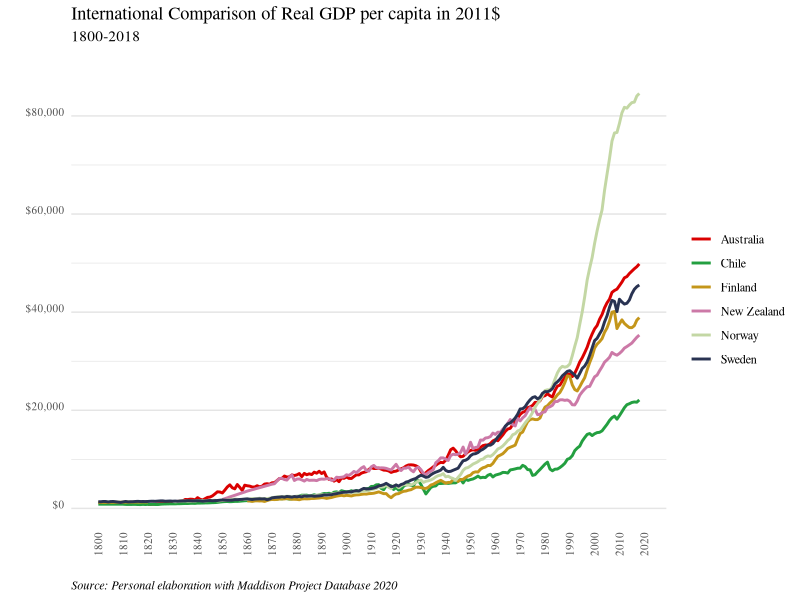
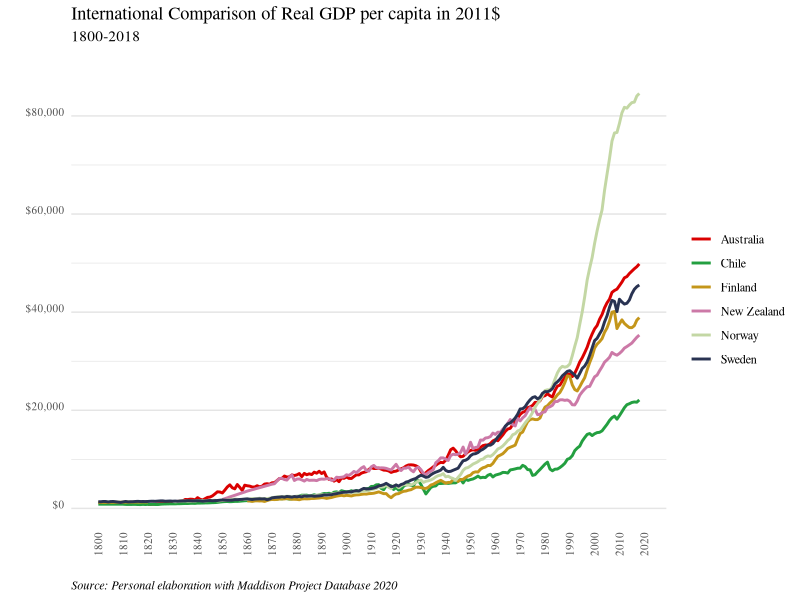
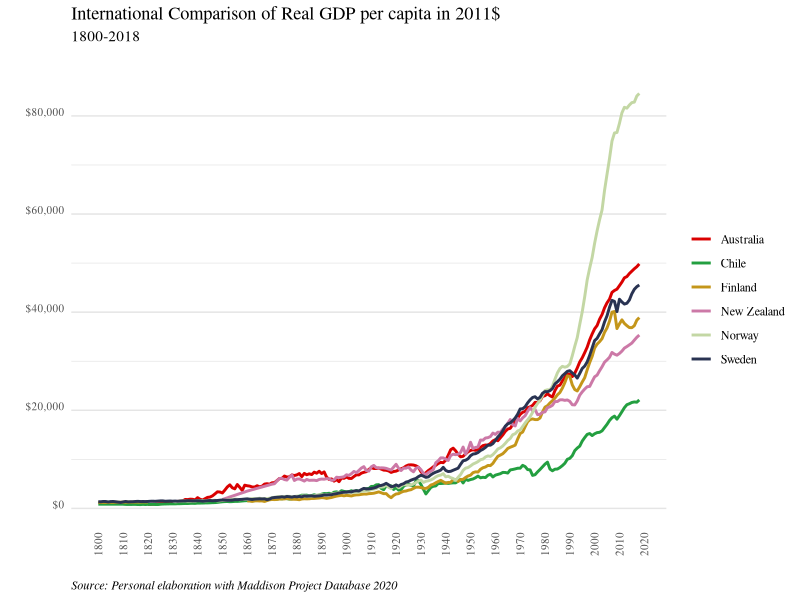

Write the R code that produced these figures, in order. (Note: this script raises an error after producing the figures.)
## ---- chunk 1
library(readxl)
library(ggplot2)
library(Cairo)
library(scales)
library(ggthemes)
library(dplyr)

## ---- chunk 2
mpd2020 <- as.data.frame(read_excel("mpd2020.xlsx", sheet = "Full data"))

## ---- chunk 3
unique(mpd2020[c("countrycode", "country")])

## ---- chunk 4
  mpd2020 %>% 
  filter(countrycode == "CHL") %>%
  summary()
## ---- chunk 5
df_graf1 <- mpd2020 %>%
  filter(countrycode %in% c("CHL", "NOR", "SWE", "FIN", "NZL", "AUS"),
         year>=1800)
## ---- chunk 6
my_palette = c("#DA0000", "#239f40", "#C4961A", "#CC79A7", "#C3D7A4", "#293352")

g1 <- ggplot(data = df_graf1, aes(year, gdppc, color=country)) +
  geom_line(size = 1) +
  labs(title = "International Comparison of Real GDP per capita in 2011$",
       subtitle = "1800-2018",
       caption = "Source: Personal elaboration with Maddison Project Database 2020",
       x = "",
       y = "",
       col = NULL) +
  scale_color_manual(values = my_palette) +
  scale_x_continuous(breaks=seq(1800,2020, by = 10), position = "bottom") +
  scale_y_continuous(labels = dollar) +
  theme_tufte() +
  theme(plot.title = element_text(size = rel(1.2)),
        plot.subtitle = element_text(size = rel(1), margin=margin(0,0,20,0)),
        plot.caption = element_text(hjust = 0, face= "italic"),
        axis.text.x = element_text(angle = 90, vjust=.5, size = 8),
        axis.text.y = element_text(angle = 0, vjust=0, size = 8),
        axis.ticks.x = element_line(size = 0),
        axis.ticks.y = element_blank(),
        panel.grid.major.y = element_line(colour = "grey90"),
        panel.grid.minor.y = element_line(colour = "grey90"))
## ---- chunk 7
# Para guardar en formato png
ggsave(g1, filename = "plot.png", type = 'cairo', dpi = 300,
 width = 18, height = 13.5, units = "cm")

# Para guardar con más calidad (pdf o eps)
ggsave(g1, filename = "plot.png", type = 'cairo', dpi = 300,
 width = 18, height = 13.5, units = "cm")

ggsave(g1, filename = "plot.eps", device = cairo_ps, dpi = 300,
 width = 18, height = 13.5, units = "cm")
## ---- chunk 8
knitr::include_graphics("plot.png")
